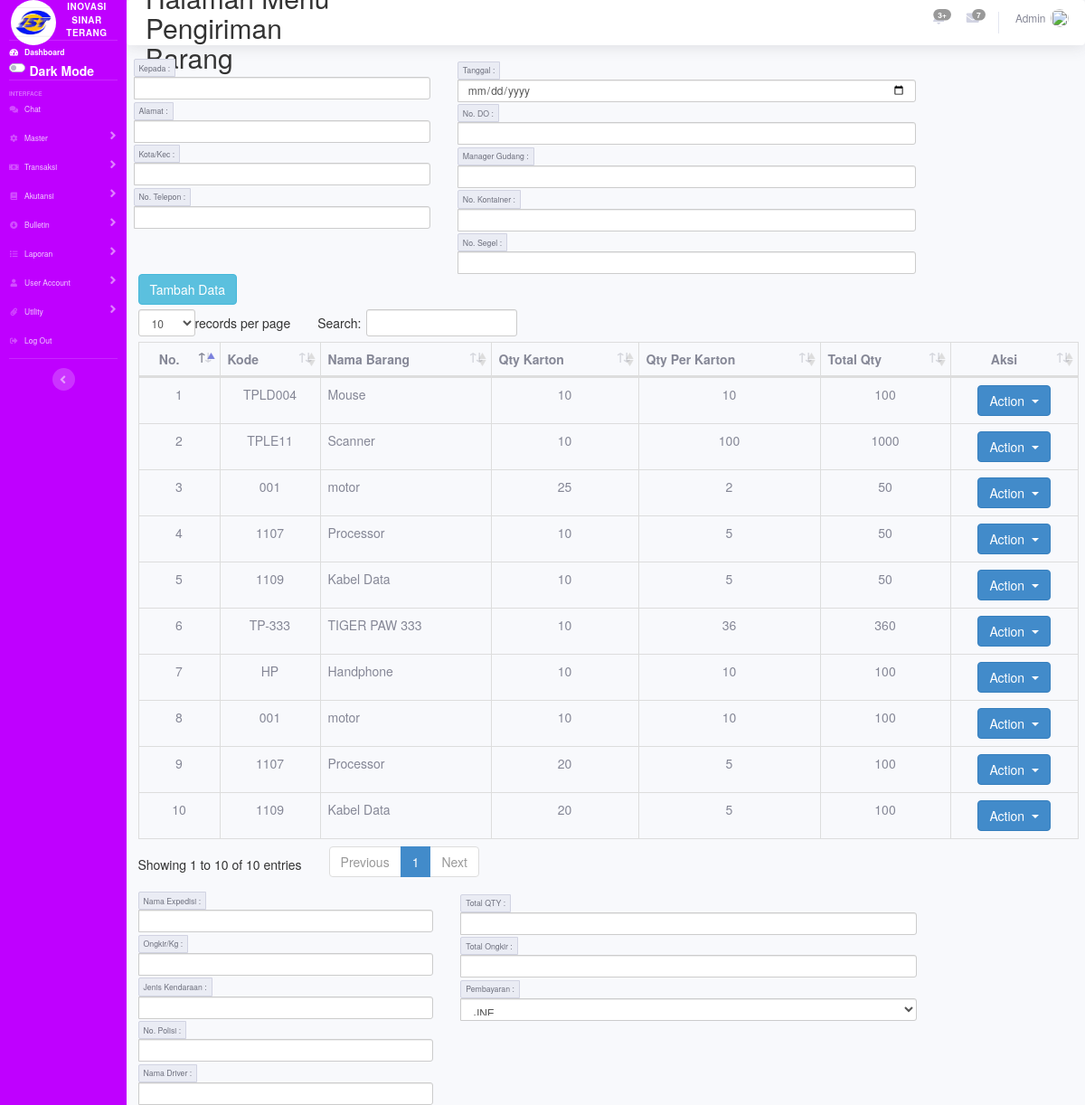
Screenshot of /index.php/pengiriman with the database file from the repository.
### tables this page shows
CREATE TABLE `pengiriman` (
  `id` int(11) NOT NULL,
  `kode` varchar(50) NOT NULL,
  `nama` varchar(50) NOT NULL,
  `qty_karton` varchar(50) NOT NULL,
  `qty_karton_rusak` varchar(50) NOT NULL,
  `qty_perkarton` varchar(50) NOT NULL,
  `qty_perkarton_rusak` varchar(50) NOT NULL,
  `total` varchar(50) NOT NULL,
  `total_rusak` varchar(50) NOT NULL,
  `gudang_asal` varchar(50) NOT NULL,
  `gudang_tujuan` varchar(50) NOT NULL,
  `kepada` varchar(50) NOT NULL,
  `alamat` varchar(100) DEFAULT NULL,
  `kota` varchar(50) NOT NULL,
  `no_telepon` varchar(15) NOT NULL,
  `tanggal` varchar(10) NOT NULL,
  `no_do` varchar(20) NOT NULL,
  `manager_gudang` varchar(50) DEFAULT NULL,
  `no_kontainer` varchar(15) DEFAULT NULL,
  `no_segel` varchar(15) DEFAULT NULL,
  `nama_expedisi` varchar(50) DEFAULT NULL,
  `ongkir` varchar(50) DEFAULT NULL,
  `berat_ongkir` varchar(30) DEFAULT NULL,
  `jenis_kendaraan` varchar(30) DEFAULT NULL,
  `no_polisi` varchar(15) DEFAULT NULL,
  `driver` varchar(50) DEFAULT NULL,
  `total_qty` int(10) DEFAULT NULL,
  `total_ongkir` int(50) DEFAULT NULL,
  `pembayaran` varchar(50) NOT NULL,
  `kode_id` varchar(50) DEFAULT NULL
);

### application/controllers/Pengiriman.php (called while the page is built, shortened)
<?php
class Pengiriman extends CI_Controller {
    public function __construct(){
        $this->load->model('m_pengiriman');
        $this->load->library('form_validation');
    }
    public function index(){
        $topik['judul'] = 'Halaman Menu Pengiriman Barang';
        $x['data1'] = $this->m_pengiriman->tampil_data();
				$x['kode'] = $this->m_pengiriman->kode();
				$x['data'] = $this->m_pengiriman->tampil_datamitra();
        $this->load->view('templates/header',$topik);
        $this->load->view('pengiriman/index',$x);
        $this->load->view('templates/footer');
    }
}

### index.php (called while the page is built, shortened)
<?php
require_once BASEPATH.'core/CodeIgniter.php';

### application/models/M_pengiriman.php (called while the page is built, shortened)
<?php
class M_pengiriman extends CI_Model{
    public function tampil_data() {
        if ($this->session->userdata('id_role') === "2") {
        	return $this->db->get_where('pengiriman', ['gudang_asal' => $this->session->userdata('gudang')]);
        } else {
            return $this->db->get('pengiriman');
        }
    }
	public function kode(){
		  $this->db->select('RIGHT(daftar_mitra.id,2) as id', FALSE);
		  $this->db->order_by('id','DESC');
		  $this->db->limit(1);
		  $query = $this->db->get('daftar_mitra');
		  if($query->num_rows() <> 0){
			   $data = $query->row();
			   $kode = intval($data->id) + 1;
		  }
		  else{
			   $kode = 1;
		  }
			  $tgl=date('d/');
			  $batas = str_pad($kode, 4, "PP/", STR_PAD_LEFT);
			  $kodetampil = ""."".$tgl.$batas;
			  return $kodetampil;
		 }
}

### application/views/pengiriman/index.php (the view, shortened to what this page needs)
<html>
	<head>
		 <link rel="stylesheet" href="<?php echo base_url().'bootstrap/css/bootstrap.css'?>"/>
        <link rel="stylesheet" href="<?php echo base_url().'datatables/dataTables.bootstrap.css'?>"/>
    </head>
<body>
</body>
</html>
<div class="content-wrapper col-12">
<section class="content-header ml mt-2 auto">
<div class="row mt-3">
        <div class="col-lg-4">
            <form action="<?= base_url('');?>" method="post">
                <div class="input-group input-group-sm">
                    <div class="input-group-prepend">
                        <label for="weekending" class="input-group-text">Kepada :</label>
                    </div>
                    <input type="text" name="nama" id="nama" class="form-control form-control-sm" data-toggle="modal" data-target="#myModal">
                </div>
                <div class="input-group input-group-sm mt-1">
                    <div class="input-group-prepend">
                        <label for="alamat"  class="input-group-text">Alamat :</label>
                    </div>
                    <input type="text" name="alamat" id="alamat" class="form-control form-control-sm">
                </div>
                <div class="input-group input-group-sm mt-1">
                    <div class="input-group-prepend">
                        <label for="namawin2mgr" class="input-group-text">Kota/Kec :</label>
                    </div>
                    <input type="text" name="kota" id="kota" class="form-control form-control-sm">
                </div>
                <div class="input-group input-group-sm mt-1">
                    <div class="input-group-prepend">
                        <label for="security" class="input-group-text">No. Telepon :</label>
                    </div>
                    <input type="text" name="telepon" id="telepon" class="form-control form-control-sm">
                </div>
            </form>
        </div>
        <div class="col-lg-6">
            <form action="<?= base_url('');?>" method="post">
                <div class="d-flex">
                <div class="input-group input-group-sm mt-1">
                    <div class="input-group-prepend">
                        <label for="taggal" class="input-group-text">Tanggal :</label>
                    </div>
                    <input type="date" name="tgl_lahir" id="tgl_lahir" class="form-control form-control-sm">
                </div>
                </div>
                <div class="input-group input-group-sm mt-1">
                <div class="input-group-prepend">
                        <label for="no_do" class="input-group-text">No. DO :</label>
                    </div>
                    <input type="text" name="no_do" id="id" class="form-control form-control-sm">
                </div>
                <div class="input-group input-group-sm mt-1">
                <div class="input-group-prepend">
                        <label for="manager_gudang" class="input-group-text">Manager Gudang :</label>
                    </div>
                    <input type="text" name="manager_gudang" id="manager_gudang" class="form-control form-control-sm">
                </div>
                <div class="input-group input-group-sm mt-1">
                <div class="input-group-prepend">
                        <label for="no_kontainer" class="input-group-text">No. Kontainer :</label>
                    </div>
                    <input type="text" name="no_kontainer" id="no_kontainer" class="form-control form-control-sm">
                </div>
                <div class="input-group input-group-sm mt-1">
                <div class="input-group-prepend">
                        <label for="no_segel" class="input-group-text">No. Segel :</label>
                    </div>
                    <input type="text" name="no_segel" id="no_segel" class="form-control form-control-sm">
                </div>
                </div>
        </div>
<div style="margin-left:5px">
<div class="">
<a href="<?= base_url('pengiriman/tambah');?>" class="btn btn-info mb-2">Tambah Data</a>
<div class="table-responsive">
<table class="table table-bordered" id="dataTable" width="100%" cellspacing="0">
        <thead>
            <tr style="text-align:center;">
                <th style="text-align:center;">No.</th>
                <th>Kode</th>
                <th>Nama Barang</th>
                <th>Qty Karton</th>
                <th>Qty Per Karton</th>
                <th>Total Qty</th>
                <th style="text-align:center;">Aksi</th>
            </tr>
        </thead>
		 <?php
				$no = 1;
				foreach($data1->result_array() as $i):
					$kode=$i['kode'];
					$nama=$i['nama'];
					$qty_karton=$i['qty_karton'];
					$qty_perkarton=$i['qty_perkarton'];
					$total=$i['total'];
	           ?>
            <tr>
                <td style="text-align:center;">
                  <?php echo $no++ ?>
                </td>
                <td style="text-align:center;">
                    <?php echo $kode;?>
                </td>
                <td>
                    <?php echo $nama;?>
                </td>
                <td style="text-align:center;">
                    <?php echo $qty_karton; ?>
                </td>
                <td style="text-align:center;">
                    <?php echo $qty_perkarton; ?>
                </td>
                <td style="text-align:center;">
                    <?php echo $total; ?>
                </td>
                <td style="text-align:center;">
                <div class="btn-group" >
                    <button type="button" class="btn btn-primary dropdown-toggle" data-toggle="dropdown" aria-haspopup="true" aria-expanded="false">
                        Action
                    </button>
                </div>
                </td>
            </tr>
            <?php endforeach; ?>
    </table>
    </div>
    <div class="row mt-3">
        <div class="col-lg-4">
            <form action="<?= base_url('');?>" method="post">
                <div class="input-group input-group-sm">
                    <div class="input-group-prepend">
                        <label for="weekending" class="input-group-text">Nama Expedisi :</label>
                    </div>
                    <input type="text" name="name" id="name" class="form-control form-control-sm">
                </div>
                <div class="input-group input-group-sm mt-1">
                    <div class="input-group-prepend">
                        <label for="ongkir" class="input-group-text">Ongkir/Kg :</label>
                    </div>
                    <input type="text" name="ongkir" id="ongkir" class="form-control form-control-sm">
                </div>
                <div class="input-group input-group-sm mt-1">
                    <div class="input-group-prepend">
                        <label for="jenis_kendaraan" class="input-group-text">Jenis Kendaraan :</label>
                    </div>
                    <input type="text" name="jenis_kendaraan" id="jenis_kendaraan" class="form-control form-control-sm">
                </div>
                <div class="input-group input-group-sm mt-1">
                    <div class="input-group-prepend">
                        <label for="security" class="input-group-text">No. Polisi :</label>
                    </div>
                    <input type="text" name="no_polisi" id="no_polisi" class="form-control form-control-sm">
                </div>
                <div class="input-group input-group-sm mt-1">
                    <div class="input-group-prepend">
                        <label for="driver" class="input-group-text">Nama Driver :</label>
                    </div>
                    <input type="text" name="driver" id="driver" class="form-control form-control-sm">
                </div>
            </form>
        </div>
        <div class="col-lg-6">
            <form action="<?= base_url('');?>" method="post">
                <div class="d-flex">
                <div class="input-group input-group-sm mt-1">
                    <div class="input-group-prepend">
                        <label for="taggal" class="input-group-text">Total QTY :</label>
                    </div>
                    <input type="text" name="total_qty" id="total_qty" class="form-control form-control-sm">
                </div>
                </div>
                <div class="input-group input-group-sm mt-1">
                <div class="input-group-prepend">
                        <label for="no_do" class="input-group-text">Total Ongkir :</label>
                    </div>
                    <input type="text" name="total_ongkir" id="total_ongkir" class="form-control form-control-sm">
                </div>
                <div class="input-group input-group-sm mt-1">
                <div class="input-group-prepend">
                        <label for="pembayaran" class="input-group-text">Pembayaran :</label>
                    </div>
                        <select name="" id="" class="form-control">
                            <option value="">JNE</option>
                        </select>
                </div>
            </form>
        </div>
</div>

### rows the page displays
pengiriman: kode "TPLD004", nama "Mouse", qty_karton "10", qty_perkarton "10", total "100"
pengiriman: kode "TPLE11", nama "Scanner", qty_karton "10", qty_perkarton "100", total "1000"
pengiriman: kode "001", nama "motor", qty_karton "25", qty_perkarton "2", total "50"
pengiriman: kode "1107", nama "Processor", qty_karton "10", qty_perkarton "5", total "50"
pengiriman: kode "1109", nama "Kabel Data", qty_karton "10", qty_perkarton "5", total "50"
pengiriman: kode "TP-333", nama "TIGER PAW 333", qty_karton "10", qty_perkarton "36", total "360"
pengiriman: kode "HP", nama "Handphone", qty_karton "10", qty_perkarton "10", total "100"
pengiriman: kode "001", nama "motor", qty_karton "10", qty_perkarton "10", total "100"
pengiriman: kode "1107", nama "Processor", qty_karton "20", qty_perkarton "5", total "100"
pengiriman: kode "1109", nama "Kabel Data", qty_karton "20", qty_perkarton "5", total "100"
